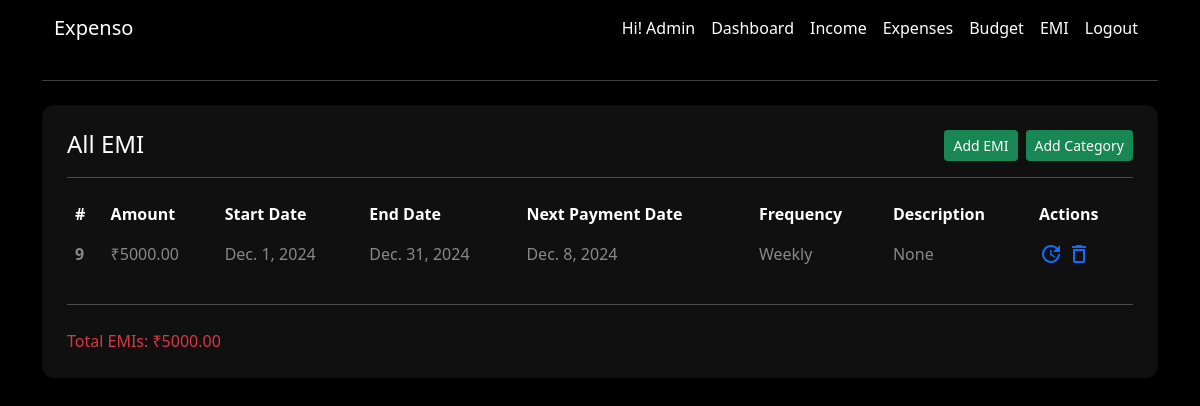
The app's page /emi/ (signed in), older data.
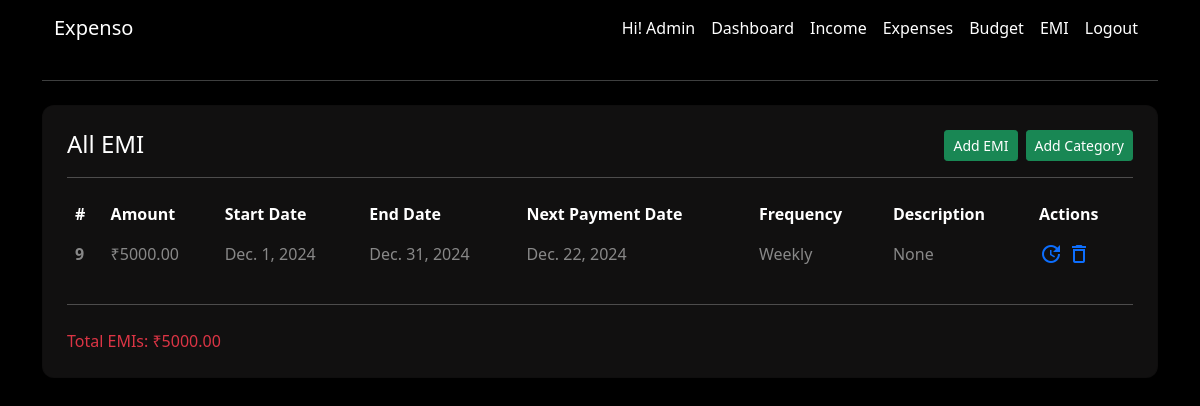
The same page, newer data.
### app/models.py (models this page shows, shortened)
class EMI(models.Model):
    FREQUENCY_CHOICES = [
        ('Monthly', 'Monthly'),
        ('Weekly', 'Weekly'),
        ('Quarterly', 'Quarterly'),
    ]
    user = models.ForeignKey(  # Foreign key to associate EMIs with a user.
        User,  # Refers to the User model.
        on_delete=models.CASCADE,  # Deletes EMI records if the associated user is deleted.
        related_name='emis'  # Allows reverse querying using 'emis' on the User model.
    )
    amount = models.DecimalField(  # Field to store the EMI amount.
        max_digits=10,  # Maximum number of digits in the amount (including decimal places).
        decimal_places=2  # Number of digits after the decimal point (e.g., 12345.67).
    )
    start_date = models.DateField()  # Field to store the start date of the EMI.
    end_date = models.DateField()  # Field to store the end date of the EMI.
    frequency = models.CharField(
        max_length=20,  # Maximum length of the frequency string.
        choices=FREQUENCY_CHOICES,  # Add predefined choices for frequency.
        default='Monthly'  # Set default value for the frequency field.
    )
    description = models.TextField(  # Field to store an optional description of the EMI.
        blank=True,  # Allows this field to be left empty in forms.
        null=True  # Allows this field to store NULL values in the database.
    )
    next_payment_date = models.DateField()  # Field to store the date of the next EMI payment.

### app/views.py (the view)
# urls.py: path('emi/', views.emi_view, name='emi'),
@login_required(login_url='login')
def emi_view(request):
    emis = request.user.emis.all()
    return render(request, 'emi/emi.html',context={'emis':emis})

### app/models.py (called while the page is built)
    def total_emi(self):
        return sum(emi.amount for emi in self.emis.all()) if self.emis.exists() else 0

### app/templates/emi/emi.html (shortened to what this page needs)
{% extends 'base.html' %}
{% block content %}
<hr class="my-4">
<div class="row">
    <div class="col-12 mb-4">
        <div class="card text-white shadow-sm p-4">
            <div class="d-flex justify-content-between">
                <h4 class="card-title mb-0">All EMI</h4>
                <div class="d-flex flex-column flex-sm-row gap-2">
                    <a href="{% url 'emi-add' %}" class="btn btn-sm btn-success">Add EMI</a>
                    <a href="{% url 'category-add' %}" class="btn btn-sm btn-success">Add Category</a>
                </div>
            </div>
            <hr>
            <div class="table-responsive">
                <table class="table text-white">
                    <thead>
                        <tr>
                            <th scope="col">#</th>
                            <th scope="col">Amount</th>
                            <th scope="col">Start Date</th>
                            <th scope="col">End Date</th>
                            <th scope="col">Next Payment Date</th>
                            <th scope="col">Frequency</th>
                            <th scope="col">Description</th>
                            <th scope="col">Actions</th>
                        </tr>
                    </thead>
                    <tbody>
                        {% for emi in emis %}
                        <tr class="text-white-50">
                            <th scope="row">{{emi.id}}</th>
                            <td>₹{{emi.amount}}</td>
                            <td>{{emi.start_date}}</td>
                            <td>{{emi.end_date}}</td>
                            <td>{{emi.next_payment_date}}</td>
                            <td>{{emi.frequency}}</td>
                            <td>{% if emi.description %}  {{emi.description}} {% else %}  None  {% endif %}</td>
                            <td>
                                <a href="{% url 'emi-update' emi.id %}"><span class="material-icons-outlined">update</span></a>
                                <a href="{% url 'emi-delete' emi.id %}"><span class="material-icons-outlined">delete</span></a>
                            </td>
                        </tr>
                        {% endfor %}
                    </tbody>
                </table>
            </div>
            <hr class="my-2">
            <div class="d-flex justify-content-between mt-3">
                <p class="mb-0 text-danger">Total EMIs: ₹{{request.user.total_emi}}</p>
            </div>
        </div>
    </div>
</div>
{% endblock %}

Row changes from the older to the newer data that the page shows:
changed EMI "Weekly": next_payment_date "Dec. 8, 2024" → "Dec. 22, 2024"
